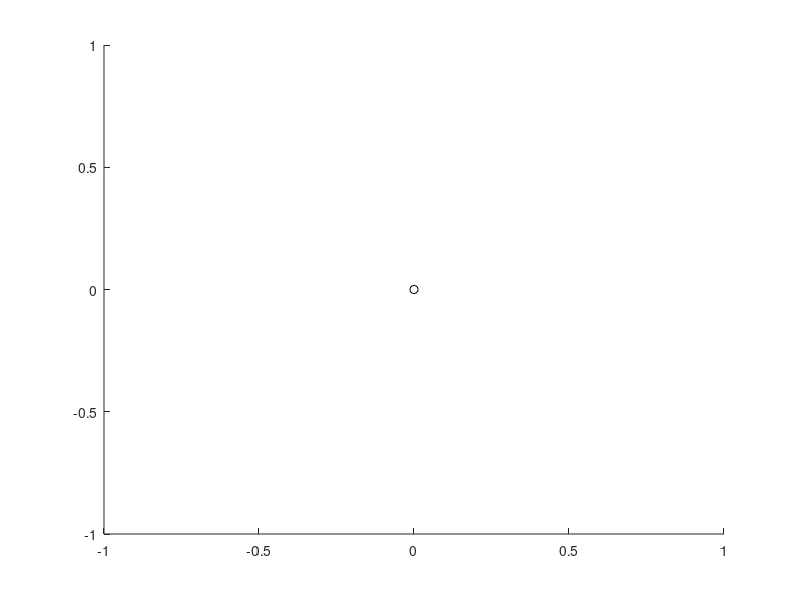

The MATLAB source for this figure: (Note: this script raises an error after producing the figure.)
%%%
% File: ParticleModel.m
% Author: Calvin Kuo
% Date: 10-23-2018
% Notes: This code is a restructuring of the Laurens_NatureNeuroscience_M.m
% code originally written by PAF, CJD, NK, and JSB

%% Model parameters
% Parameters
%   - Canal Dynamics
%       : tc = Canal time constant
%       : tn = Long term adaptation time constant
%       : kv = Gain on canal afferent
%       : tvs = Velocity leakage time constant
%   - Gravity Estimation
%       : kf = Gain on gravity correction (set to 0 to turn off)
%       : ts = Gravity estimate time constant
%   - Visual Feedback
%       : go = Direct visual pathway gain (set to 0 to turn off)
%       : ko = Indirect visual pathway gain (set to 0 to turn off)
%   - Velocity Estimate
%       : gd = Gain on canal afferent

params.tc = 4;

% For dual line
params.tn1 = 40; %25; %75.9; %75;
params.tn2 = 1000;

dt = 0.1;
Fs = 1/dt;

% Nois Histories
sigC = eye(3)*1.7^2; %1.7; %[3.6];%[0.1]*pi/180 / dt;             % Canal noise (Laurens and Angelaki)
sigQ = eye(3)*6.4^2; %0.01; %[14.0];

params.sigAlpha = sigC;
params.sigAfferent = sigQ;
params.sigPrior = eye(3)*30^2;

%% Inputs
%   - Angular position of canals (constant 3x1 or time varying 4xn)
%   - Angular velocity (constant 3x1 or time varying 4xn)
%   - Angular acceleration (constant 3x1 or time varying 4xn)
%   - Gravity (constant 3x1 or time varying 4xn)
%   - Linear acceleration (constant 3x1 or time varying 4xn)
%   - Canal Noise (constant 3x1 or time varying 4xn)
%   - Endolymph Noise Derivative (constant 3x1 or time varying 4xn)
%   - Visual Noise (constant 3x1 or time varying 4xn)
%   - Canal orientation (constant 3x3 or time varying 4x3xn)


% Motion Profile
mopo = 2;
if mopo == 1

    % Angular inputs from EBR paper - varies depending on plot being made
    angVMag = [0; 90; 0];%*pi/180; 0];     % Velocity magnitude in rads (roll, pitch yaw)
    Tmo = 220;                        % Duration of total motion profile
    t = 0:dt:Tmo;
    angPro = zeros(1,Tmo*Fs);
    angPro(t>1&t<=76) = linspace(0,1,length(angPro(t>1&t<=76)));
    angPro(t>76&t<116)= 1;
    angPro(t>=116&t<191) = linspace(1,0,length(angPro(t>=116&t<191)));
    angVel = angVMag * angPro;
    t = (0:length(angVel)-1)*dt;
    
    u.omega = [t; angVel];
    
    % Angular acceleration
    angAcc = [zeros(3,1), diff(angVel,[],2)]/dt;
    t = (0:length(angAcc)-1)*dt;
    u.alpha = [t; angAcc];
    
    % Angular position
    angPos = cumtrapz(t,angVel,2);
    angPos(2,:) = angPos(2,:)-90; %*pi/180;

    % Translation motion profiles - acceleration
    tranAMag = [0; 0; 0];
    % Translational accleeration profiles
    tranPro = zeros(1,Tmo*Fs);
    tranPro(56>t&t<65) = 1;
    tranAcc = tranAMag * tranPro;
    
    u.acc = [t; tranAcc];
    
elseif mopo == 2
    % Parameters for Laurens Nature paper
    % NOTE: this section was not finished.  Feel free to replace all of
    % this.
    
    % Angular inputs from EBR paper - varies depending on plot being made
    angVMag = [0; 90; 0]; %*pi/180; 0];     % Velocity magnitude in rads (roll, pitch yaw)
    Tmo = 80                        % Duration of total motion profile
    t = 0:dt:Tmo;
    angPro = zeros(1,Tmo*Fs);
    angPro(t>0.5&t<=1.5) = linspace(0,1,length(angPro(t>0.5&t<=1.5)));
    angPro(t>1.5&t<46.5)= 1;
    angPro(t>=46.5&t<47.5) = linspace(1,0,length(angPro(t>=46.5&t<47.5)));
    %angPro(t>1.5&t<101.5) = 1;
    %angPro(t>=101.5&t<102.5) = linspace(1,0,length(angPro(t>=101.5&t<102.5)));
    angVel = angVMag * angPro;
    t = (0:length(angVel)-1)*dt;
    
    u.omega = [t; angVel];
    
    % Angular acceleration
    angAcc = [zeros(3,1), diff(angVel,[],2)]/dt;
    t = (0:length(angAcc)-1)*dt;
    u.alpha = [t; angAcc];
    
    % Angular position
    angPos = cumtrapz(t,angVel,2);
    angPos(2,:) = angPos(2,:)-90; %*pi/180;

    % Translation motion profiles - acceleration
    tranAMag = [0; 0; 0];
    % Translational accleeration profiles
    tranPro = zeros(1,Tmo*Fs);
    tranPro(56>t&t<65) = 1;
    tranAcc = tranAMag * tranPro;
    
    u.acc = [t; tranAcc];

end

% Gravity
u.grav = [0; -9.81; 0];

% Angular position (for now)
params.Tcan = [1 0 0;...
          0 1 0;...
          0 0 1];
%       
% params.Tcan = [1 0 0; ...
%                0 cos(pi/4) -sin(pi/4); ...
%                0 sin(pi/4) cos(pi/4)];
% 
% params.Tcan = [1 0 0; ...
%                0 cos(pi/4) -sin(pi/4); ...
%                0 sin(pi/4) cos(pi/4)] * ...
%               [cos(pi/4) -sin(pi/4) 0; ...
%                sin(pi/4) cos(pi/4) 0; ...
%                0 0 1];
% params.Tcan = [cos(pi/2) -sin(pi/2) 0; ...
%                sin(pi/2) cos(pi/2) 0; ...
%                0 0 1];
%% Initializing the variables
% Initializing initial conditions
C = zeros(3,1);              % Canal output signal   
D = zeros(3,1);              % Cana afferent signal
INT = zeros(3,1);            % Integral output (Endolymph)
VS = zeros(3,1);             % Velocity storage leaky integrator
VSf = zeros(3,1);            % Velocity storage full
GE = u.grav;             % Gravity estimate

%init_x = [C; D; INT; VS; VSf; GE];
%% Simulating with Spine Lab Kalman Filter
figure(21); clf; hold on;
x_1_1 = zeros(15,1);%[randn(12,1);zeros(3,1)];
sig_1_1 = params.sigAfferent;

states = zeros( 15, length(t) );
sigs = zeros( 3, length(t) );

states(:,1) = x_1_1;
sigs(:,1) = ones(3,1)*100;

x_prev = x_1_1;
sig_prev = sig_1_1;

plot( t(1), x_1_1(2), 'ko' );
plot( [t(1), t(1)], [x_1_1(2) - sig_1_1(2), x_1_1(2) + sig_1_1(2)], 'k' );

for i=2:length( t )
    alpha = angAcc(:,i);
    [x_new, sig_new] = SpineLabKalmanStep( x_prev, sig_prev, alpha, params, dt, t(i) );
    
    states(:,i) = x_new;
    sigs(:,i) = diag( sig_new );
    
    x_prev = x_new;
    sig_prev = sig_new;
end

if mopo == 2
    % Positive and Negative Curve Fit
    full_rot = params.Tcan'*states(13:15,:);
    [m,i] = max( full_rot(2,:) );
    t1 = t(i:find( t > 19, 1, 'first' ) );
    y1 = full_rot(2,i:find( t > 19, 1, 'first' ) );
    
    [m,i] = min( full_rot(2,:) );
    t2 = t(i:end );
    y2 = full_rot(2,i:end );
    
    x0 = [y1(1), y2(1), 30];
    x = fminsearch(@(x) FitExponentialDecay( x, t1, t2, y1, y2 ), x0 )
end